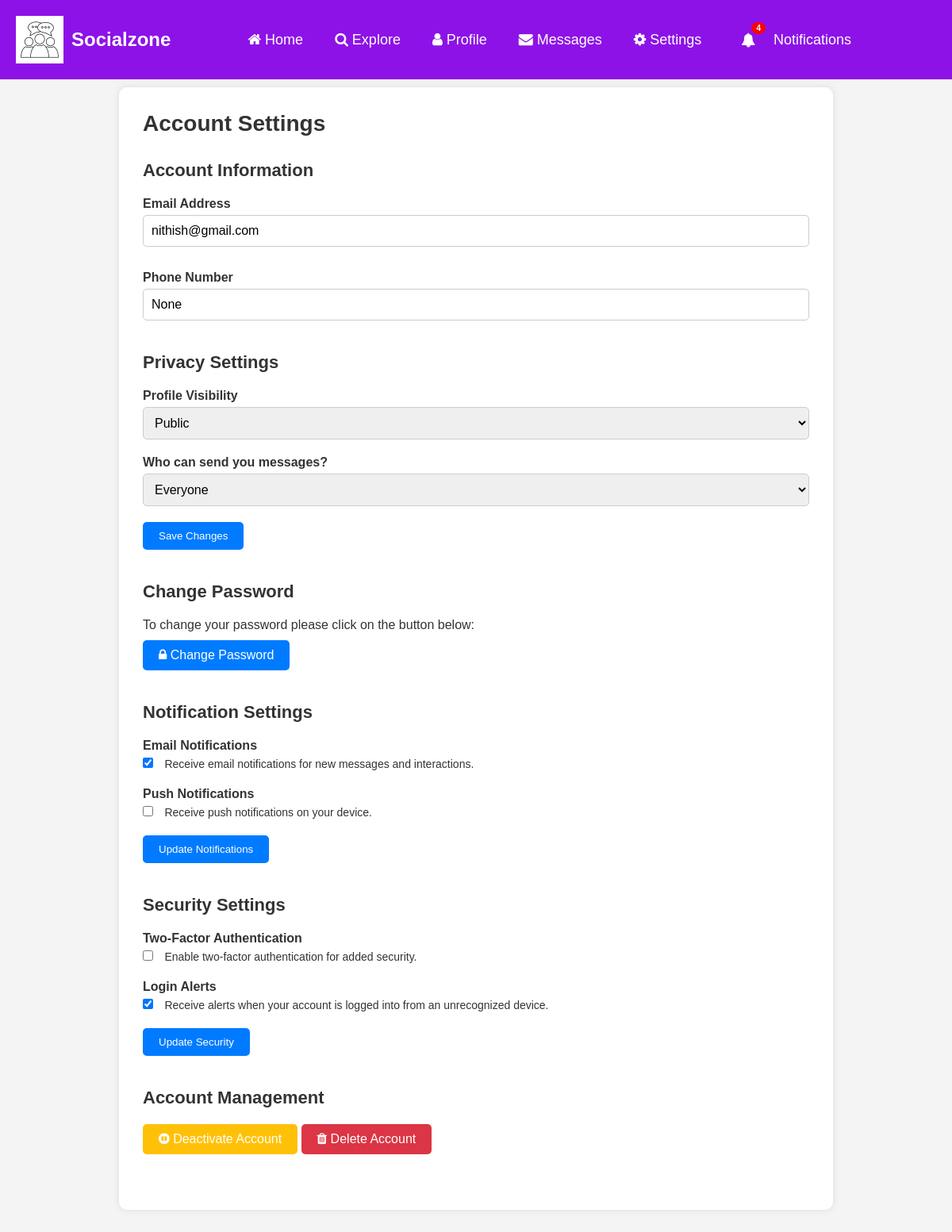
The page /social/settings/ (signed in) on the database its author committed.
### social/models.py (models this page shows)
class UserProfile(models.Model):
    user = models.OneToOneField(User, primary_key=True, verbose_name='user', related_name='profile', on_delete=models.CASCADE)
    phone_number = models.TextField(max_length=30, blank=True, null=True)
    private = models.BooleanField(default=False)
    deactivated = models.BooleanField(default=False)
    who_can_send_message = models.IntegerField(default=1)
    name = models.CharField(max_length=30, blank=True, null=True)
    bio = models.TextField(max_length=500, blank=True, null=True)
    birth_date = models.DateField(null=True, blank=True)
    location = models.CharField(max_length=100, blank=True, null=True)
    picture = models.ImageField(upload_to="profile-pictures", default="profile-pictures/profile.jpg", blank=True)
    banner = models.ImageField(upload_to="banners", default="banners/banner.webp", blank=True)
    followers = models.ManyToManyField(User, blank=True, related_name="followers")
    following = models.ManyToManyField(User, blank=True, related_name="following")

### social/views.py (the view, shortened to what this page needs)
# urls.py: path('settings/', SettingsView.as_view(), name='settings'),
class SettingsView(View):
    def get(self, request, *args, **kwargs):
        profile = UserProfile.objects.get(user=request.user)
        context = {
            'profile': profile,
        }
        return render(request, 'social/settings.html', context)

### social/templatetags/custom_filters.py (called while the page is built)
@register.inclusion_tag('social/show-notifications.html', takes_context=True)
def show_notifications(context):
    request_user = context['request'].user
    notifications = Notification.objects.filter(to_user=request_user).exclude(user_has_seen=True).order_by('-date')
    return {'notifications' : notifications}

### social/templates/social/settings.html (shortened to what this page needs)
{% extends 'social/base.html' %}
{% load static %}
{% block content %}
    <section id="settings">
        <div class="settings-container">
            <h1>Account Settings</h1>
            <div class="settings-section">
                <h2>Account Information</h2>
                <form method="POST">
                    <div class="form-group">
                        <label for="email">Email Address</label>
                        <input type="email" id="email" name="email" value="{{ profile.user.email }}" placeholder="Enter your email address" required>
                    </div>
                    <div class="form-group">
                        <label for="phone">Phone Number</label>
                        <input type="text" id="phone" name="phone" value="{{ profile.phone_number }}" placeholder="Enter your phone number" required>
                    </div>
            </div>
            <div class="settings-section">
                <h2>Privacy Settings</h2>
                    <div class="form-group">
                        <label for="profileVisibility">Profile Visibility</label>
                        <select id="profileVisibility" name="profileVisibility">
                            {% if profile.private == False %}
                                <option value="public" selected>Public</option>
                            {% else %}
                                <option value="public">Public</option>
                                <option value="private" selected>Private</option>
                            {% endif %}
                        </select>
                    </div>
                    <div class="form-group">
                        <label for="messagePrivacy">Who can send you messages?</label>
                        <select id="messagePrivacy" name="messagePrivacy">
                            {% if profile.who_can_send_message == 1 %}
                                <option value="everyone" selected>Everyone</option>
                            {% elif profile.who_can_send_message == 2 %}
                                <option value="everyone">Everyone</option>
                                <option value="followers" selected>Followers Only</option>
                                <option value="nobody">Nobody</option>
                            {% else %}
                                <option value="everyone">Everyone</option>
                                <option value="followers">Followers Only</option>
                                <option value="nobody" selected>Nobody</option>
                            {% endif %}
                        </select>
                    </div>
                    <div class="form-group">
                        <button type="submit" class="save-btn">Save Changes</button>
                    </div>
            </div>
            <div class="settings-section">
                <h2>Change Password</h2>
                <p>To change your password please click on the button below:</p>
                <a href="{% url 'account_change_password' %}" class="change-password-btn"><i class="fa fa-lock"></i>&nbsp;Change Password</a>
            </div>
            <div class="settings-section">
                <h2>Notification Settings</h2>
                <form action="#">
                    <div class="form-group">
                        <label for="emailNotifications">Email Notifications</label>
                        <input type="checkbox" id="emailNotifications" name="emailNotifications" checked>
                        <span>Receive email notifications for new messages and interactions.</span>
                    </div>
                    <div class="form-group">
                        <label for="pushNotifications">Push Notifications</label>
                        <input type="checkbox" id="pushNotifications" name="pushNotifications">
                        <span>Receive push notifications on your device.</span>
                    </div>
                    <div class="form-group">
                        <button type="submit" class="save-btn">Update Notifications</button>
                    </div>
                </form>
            </div>
            <div class="settings-section">
                <h2>Security Settings</h2>
                <form action="#">
                    <div class="form-group">
                        <label for="twoFactor">Two-Factor Authentication</label>
                        <input type="checkbox" id="twoFactor" name="twoFactor">
                        <span>Enable two-factor authentication for added security.</span>
                    </div>
                    <div class="form-group">
                        <label for="loginAlerts">Login Alerts</label>
                        <input type="checkbox" id="loginAlerts" name="loginAlerts" checked>
                        <span>Receive alerts when your account is logged into from an unrecognized device.</span>
                    </div>
                    <div class="form-group">
                        <button type="submit" class="save-btn">Update Security</button>
                    </div>
                </form>
            </div>
            <div class="settings-section">
                <h2>Account Management</h2>
                <div class="account-management-btns">
                    <a href="{% url 'deactivate-account' %}" class="deactivate-account-btn">
                        <i class="fa fa-pause-circle"></i>&nbsp;Deactivate Account
                    </a>
                    <a href="{% url 'delete-account' %}" class="delete-account-btn">
                        <i class="fa fa-trash"></i>&nbsp;Delete Account
                    </a>
                </div>
            </div>
        </div>
    </section>
{% endblock content %}

### static/asset/CSS/style.css (style rules this page uses)
* { margin: 0; padding: 0; font-family: Arial, sans-serif; box-sizing: border-box; }
body { background-color: #f4f4f4; color: #333; }
.form-group { margin-bottom: 20px; }
.form-group label { font-weight: bold; display: block; margin-bottom: 5px; }
.form-group input, .form-group textarea, .form-group select { width: 100%; padding: 10px; font-size: 16px; border: 1px solid #ccc; border-radius: 5px; }
.form-group input[type="checkbox"] { width: auto; margin-right: 10px; }
.form-group span { font-size: 14px; }
.save-btn { background-color: #007bff; color: white; border: none; padding: 10px 20px; border-radius: 5px; cursor: pointer; }
#settings { max-width: 900px; margin: 110px auto; background-color: white; padding: 30px; border-radius: 10px; box-shadow: 0px 0px 10px rgba(0, 0, 0, 0.1); }
.settings-container { width: 100%; }
.settings-container h1 { font-size: 28px; margin-bottom: 30px; }
.settings-section { margin-bottom: 40px; }
.settings-section h2 { font-size: 22px; margin-bottom: 20px; }
.change-password-btn { background-color: #007bff; color: white; padding: 10px 20px; border-radius: 5px; text-decoration: none; display: inline-block; margin-top: 10px; }
.delete-account-btn, .deactivate-account-btn { background-color: #dc3545; text-decoration: none; color: white; padding: 10px 20px; border-radius: 5px; display: inline-block; border: none; }
.deactivate-account-btn { background-color: #ffc107; }
input[type="email"] { width: 100%; padding: 10px; border: 1px solid #ccc; border-radius: 5px; margin-bottom: 10px; outline: none; transition: border-color 0.3s; }

### rows shown on the page
UserProfile: email "nithish@gmail.com", phone "None", profileVisibility "Public", messagePrivacy "Everyone"

### other values the page prints
{{ notifications.count }} "4"
